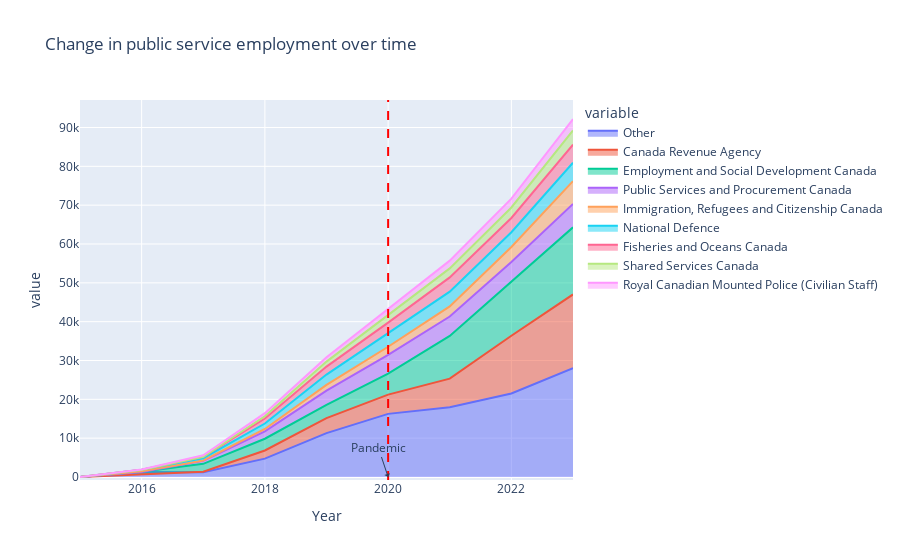

Source (notebook cell):
### Code cell
# Same thing but with the top 10 departments by growth in absolute numbers
df = dfs["dept"]
df = df.drop(columns=["Universe"])
df = df.query("Year >= 2015")

df_scaled = df.copy()
emp_2015 = df[df["Year"] == 2015]
emp_2015 = emp_2015.drop(columns=["Year"]).set_index("Departments and Agencies")
df_scaled = df_scaled.merge(
    emp_2015, on="Departments and Agencies", how="left", suffixes=("", "_2015")
)
df_scaled["Employees"] = df_scaled["Employees"] - df_scaled["Employees_2015"]

df_scaled = df_scaled.drop(columns=["Employees_2015"])

max_y = df_scaled["Employees"].max()
min_y = df_scaled["Employees"].min()

top_depts = (
    df_scaled.query("Year == 2023")
    .groupby(["Departments and Agencies"])
    .sum()
    .sort_values(by=["Employees"], ascending=False)
    .head(8)
    .index.tolist()
)

df = df_scaled
# group all but the top 10 departments into "other"
df["Departments and Agencies"] = df["Departments and Agencies"].apply(
    lambda x: x if x in top_depts else "Other"
)

# group by year and department
df = df.groupby(["Year", "Departments and Agencies"]).sum().reset_index()

# pivot to wide format
df = df.pivot(
    index="Year", columns="Departments and Agencies", values="Employees"
).reset_index()

# plot with plotly
import plotly.express as px

fig = px.area(
    df,
    x="Year",
    y=["Other"] + top_depts,
    title="Change in public service employment over time",
)

# Add a vertical line for Trudeau's election (2015)
# fig.add_vline(x=2015, line_width=2, line_dash="dash", line_color="blue")
# Add a vertical line for the pandemic (2020)
fig.add_vline(x=2020, line_width=2, line_dash="dash", line_color="red")
# Label the lines
# fig.add_annotation(x=2015, y=0, text="Trudeau elected", showarrow=True, arrowhead=1)
fig.add_annotation(x=2020, y=0, text="Pandemic", showarrow=True, arrowhead=1)
fig.show()

### Figure 1 — Plotly figure (JSON) as saved in the notebook; plotly's stock layout.template omitted (floating-point values rounded to 4 significant figures)
{"data": [{"fillpattern": {"shape": ""}, "hovertemplate": "variable=Other<br>Year=%{x}<br>value=%{y}<extra></extra>", "legendgroup": "Other", "line": {"color": "#636efa"}, "marker": {"symbol": "circle"}, "mode": "lines", "name": "Other", "orientation": "v", "showlegend": true, "stackgroup": "1", "type": "scatter", "x": [2015, 2016, 2017, 2018, 2019, 2020, 2021, 2022, 2023], "xaxis": "x", "y": [0, 1298, 1200, 4729, 11298, 16256, 17965, 21505, 28052], "yaxis": "y"}, {"fillpattern": {"shape": ""}, "hovertemplate": "variable=Canada Revenue Agency<br>Year=%{x}<br>value=%{y}<extra></extra>", "legendgroup": "Canada Revenue Agency", "line": {"color": "#EF553B"}, "marker": {"symbol": "circle"}, "mode": "lines", "name": "Canada Revenue Agency", "orientation": "v", "showlegend": true, "stackgroup": "1", "type": "scatter", "x": [2015, 2016, 2017, 2018, 2019, 2020, 2021, 2022, 2023], "xaxis": "x", "y": [0, -575, 164, 2093, 3849, 4960, 7367, 14874, 18960], "yaxis": "y"}, {"fillpattern": {"shape": ""}, "hovertemplate": "variable=Employment and Social Development Canada<br>Year=%{x}<br>value=%{y}<extra></extra>", "legendgroup": "Employment and Social Development Canada", "line": {"color": "#00cc96"}, "marker": {"symbol": "circle"}, "mode": "lines", "name": "Employment and Social Development Canada", "orientation": "v", "showlegend": true, "stackgroup": "1", "type": "scatter", "x": [2015, 2016, 2017, 2018, 2019, 2020, 2021, 2022, 2023], "xaxis": "x", "y": [0, 605, 2022, 3032, 3453, 5408, 10990, 13902, 17276], "yaxis": "y"}, {"fillpattern": {"shape": ""}, "hovertemplate": "variable=Public Services and Procurement Canada<br>Year=%{x}<br>value=%{y}<extra></extra>", "legendgroup": "Public Services and Procurement Canada", "line": {"color": "#ab63fa"}, "marker": {"symbol": "circle"}, "mode": "lines", "name": "Public Services and Procurement Canada", "orientation": "v", "showlegend": true, "stackgroup": "1", "type": "scatter", "x": [2015, 2016, 2017, 2018, 2019, 2020, 2021, 2022, 2023], "xaxis": "x", "y": [0, -31, 802, 1896, 3629, 4800, 4993, 5086, 6022], "yaxis": "y"}, {"fillpattern": {"shape": ""}, "hovertemplate": "variable=Immigration, Refugees and Citizenship Canada<br>Year=%{x}<br>value=%{y}<extra></extra>", "legendgroup": "Immigration, Refugees and Citizenship Canada", "line": {"color": "#FFA15A"}, "marker": {"symbol": "circle"}, "mode": "lines", "name": "Immigration, Refugees and Citizenship Canada", "orientation": "v", "showlegend": true, "stackgroup": "1", "type": "scatter", "x": [2015, 2016, 2017, 2018, 2019, 2020, 2021, 2022, 2023], "xaxis": "x", "y": [0, 202, 80, 608, 1479, 2111, 2606, 3863, 5873], "yaxis": "y"}, {"fillpattern": {"shape": ""}, "hovertemplate": "variable=National Defence<br>Year=%{x}<br>value=%{y}<extra></extra>", "legendgroup": "National Defence", "line": {"color": "#19d3f3"}, "marker": {"symbol": "circle"}, "mode": "lines", "name": "National Defence", "orientation": "v", "showlegend": true, "stackgroup": "1", "type": "scatter", "x": [2015, 2016, 2017, 2018, 2019, 2020, 2021, 2022, 2023], "xaxis": "x", "y": [0, 343, 567, 1413, 2667, 3436, 3811, 3788, 4745], "yaxis": "y"}, {"fillpattern": {"shape": ""}, "hovertemplate": "variable=Fisheries and Oceans Canada<br>Year=%{x}<br>value=%{y}<extra></extra>", "legendgroup": "Fisheries and Oceans Canada", "line": {"color": "#FF6692"}, "marker": {"symbol": "circle"}, "mode": "lines", "name": "Fisheries and Oceans Canada", "orientation": "v", "showlegend": true, "stackgroup": "1", "type": "scatter", "x": [2015, 2016, 2017, 2018, 2019, 2020, 2021, 2022, 2023], "xaxis": "x", "y": [0, 43, 372, 1280, 2053, 2796, 3668, 3679, 4668], "yaxis": "y"}, {"fillpattern": {"shape": ""}, "hovertemplate": "variable=Shared Services Canada<br>Year=%{x}<br>value=%{y}<extra></extra>", "legendgroup": "Shared Services Canada", "line": {"color": "#B6E880"}, "marker": {"symbol": "circle"}, "mode": "lines", "name": "Shared Services Canada", "orientation": "v", "showlegend": true, "stackgroup": "1", "type": "scatter", "x": [2015, 2016, 2017, 2018, 2019, 2020, 2021, 2022, 2023], "xaxis": "x", "y": [0, -79, 21, 580, 1292, 1949, 2317, 2712, 3643], "yaxis": "y"}, {"fillpattern": {"shape": ""}, "hovertemplate": "variable=Royal Canadian Mounted Police (Civilian Staff)<br>Year=%{x}<br>value=%{y}<extra></extra>", "legendgroup": "Royal Canadian Mounted Police (Civilian Staff)", "line": {"color": "#FF97FF"}, "marker": {"symbol": "circle"}, "mode": "lines", "name": "Royal Canadian Mounted Police (Civilian Staff)", "orientation": "v", "showlegend": true, "stackgroup": "1", "type": "scatter", "x": [2015, 2016, 2017, 2018, 2019, 2020, 2021, 2022, 2023], "xaxis": "x", "y": [0, 134, 364, 803, 1127, 1585, 1999, 2253, 2949], "yaxis": "y"}], "layout": {"annotations": [{"arrowhead": 1, "showarrow": true, "text": "Pandemic", "x": 2020, "y": 0}], "legend": {"title": {"text": "variable"}, "tracegroupgap": 0}, "shapes": [{"line": {"color": "red", "dash": "dash", "width": 2}, "type": "line", "x0": 2020, "x1": 2020, "xref": "x", "y0": 0, "y1": 1, "yref": "y domain"}], "title": {"text": "Change in public service employment over time"}, "xaxis": {"anchor": "y", "domain": [0, 1], "title": {"text": "Year"}}, "yaxis": {"anchor": "x", "domain": [0, 1], "title": {"text": "value"}}}}
